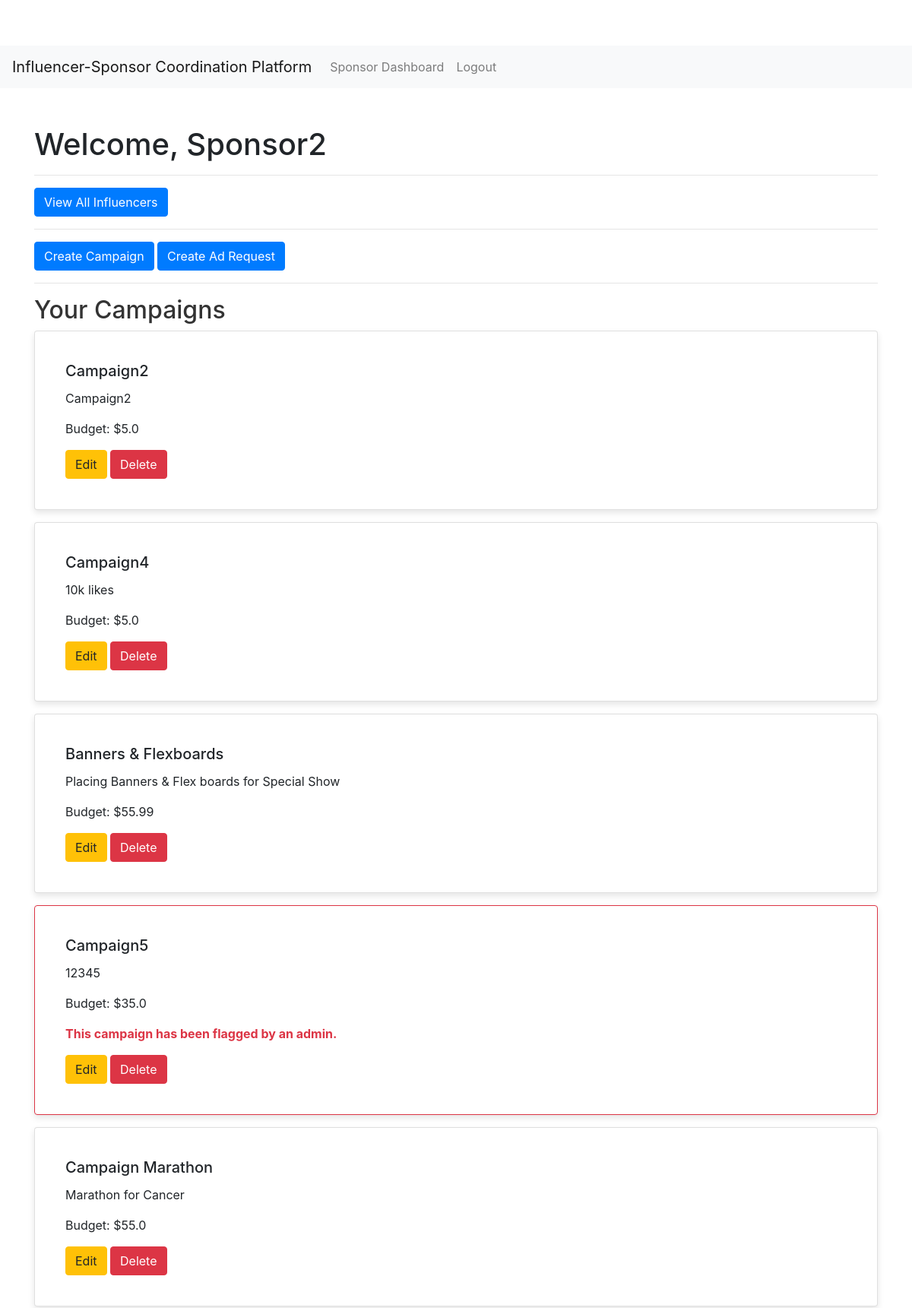
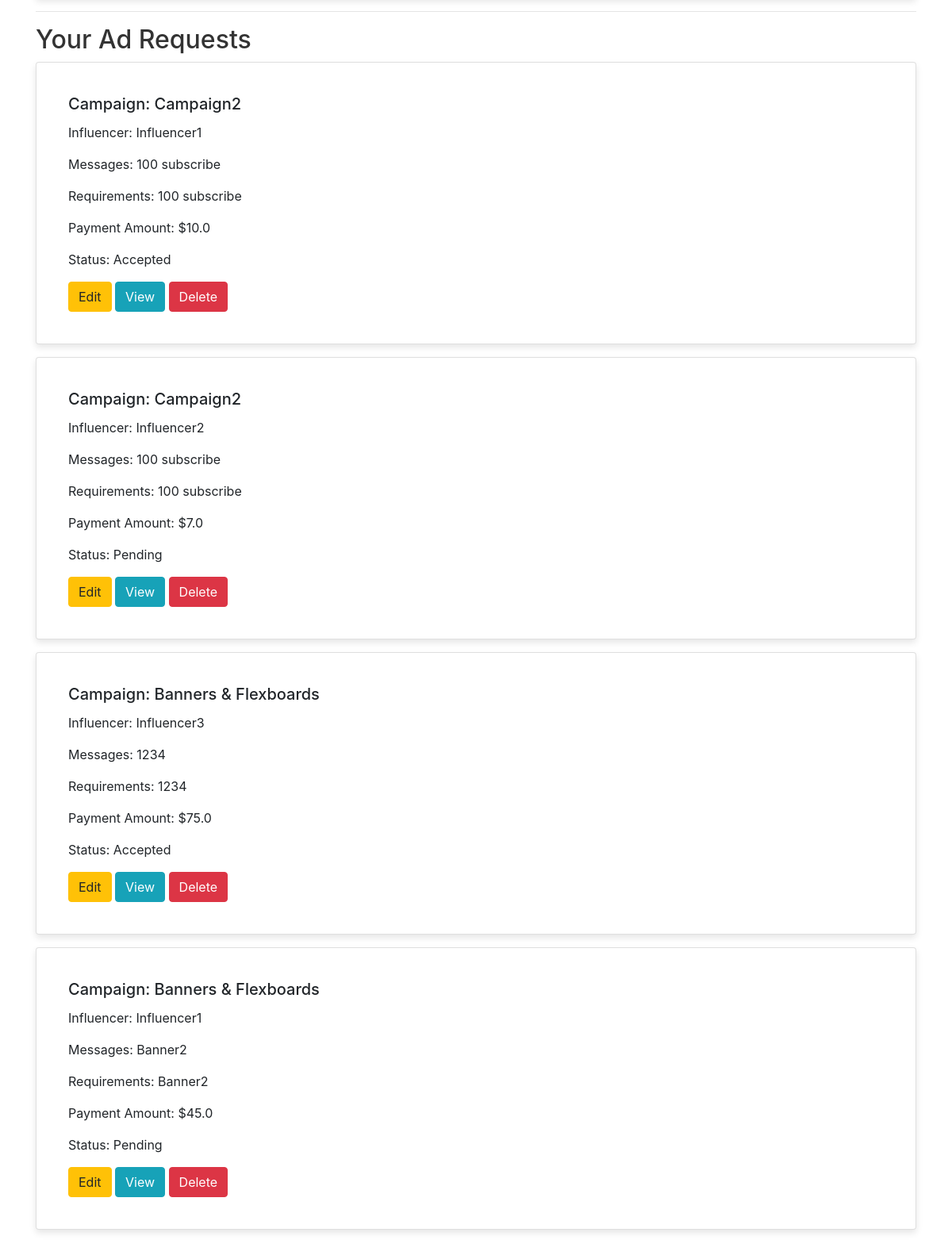
/sponsor/dashboard (signed in, upper part), run on the app's committed database (2 pictures, top to bottom).
### app/models.py (models this page shows, shortened)
class User(db.Model, UserMixin):
    id = db.Column(db.Integer, primary_key=True)
    username = db.Column(db.String(20), unique=True, nullable=False, index=True)
    email = db.Column(db.String(120), unique=True, nullable=False, index=True)
    password = db.Column(db.String(60), nullable=False)
    role = db.Column(db.String(20), nullable=False)  # 'influencer', 'admin', 'sponsor'
    flagged = db.Column(db.Boolean, default=False)
    influencer_profile = db.relationship('InfluencerProfile', backref='user', uselist=False)

class Campaign(db.Model):
    id = db.Column(db.Integer, primary_key=True)
    name = db.Column(db.String(100), nullable=False)
    description = db.Column(db.Text, nullable=False)
    start_date = db.Column(db.DateTime, nullable=False, default=datetime.utcnow)
    end_date = db.Column(db.DateTime, nullable=False)
    budget = db.Column(db.Float, nullable=False)
    visibility = db.Column(db.String(10), nullable=False)  # 'public', 'private'
    goals = db.Column(db.Text, nullable=False)
    sponsor_id = db.Column(db.Integer, db.ForeignKey('user.id'), nullable=False)
    sponsor = db.relationship('User', backref='campaigns')
    flagged = db.Column(db.Boolean, default=False)

class AdRequest(db.Model):
    id = db.Column(db.Integer, primary_key=True)
    campaign_id = db.Column(db.Integer, db.ForeignKey('campaign.id'), nullable=False)
    influencer_id = db.Column(db.Integer, db.ForeignKey('user.id'), nullable=False)
    messages = db.Column(db.Text, nullable=False)
    requirements = db.Column(db.String(50), nullable=False)
    payment_amount = db.Column(db.Float, nullable=False)
    status = db.Column(db.String(15), nullable=False, default='Pending')  # Set default to 'Pending'
    campaign = db.relationship('Campaign', backref='ad_requests')
    influencer = db.relationship('User', backref='ad_requests')                  # Reverse relationship

### app/views/sponsor.py (the view)
@sponsor_bp.route('/dashboard')
@login_required
def dashboard():
    campaigns = Campaign.query.filter_by(sponsor_id=current_user.id).all()
    ad_requests = AdRequest.query.filter(AdRequest.campaign_id.in_(
        [campaign.id for campaign in campaigns])).all()
    flagged = current_user.flagged  # Assuming 'flagged' is a column in the User model
    return render_template('sponsor/dashboard.html', campaigns=campaigns, ad_requests=ad_requests, flagged=flagged)

### app/models.py (called while the page is built)
@login_manager.user_loader
def load_user(user_id):
    return User.query.get(int(user_id))

### app/templates/sponsor/dashboard.html (shortened to what this page needs)
{% extends "layout.html" %}
{% block content %}
<h1>Welcome, {{ current_user.username }}</h1>
<hr>
<a href="{{ url_for('sponsor.view_all_influencers') }}" class="btn btn-primary">View All Influencers</a>
<hr>
<a href="{{ url_for('sponsor.create_campaign') }}" class="btn btn-primary">Create Campaign</a>
<a href="{{ url_for('sponsor.create_ad_request') }}" class="btn btn-primary">Create Ad Request</a>
<hr>
<h2>Your Campaigns</h2>
{% for campaign in campaigns %}
    <div class="card mb-3 {% if campaign.flagged %}border-danger{% endif %}">
        <div class="card-body">
            <h5 class="card-title">{{ campaign.name }}</h5>
            <p class="card-text">{{ campaign.description }}</p>
            <p class="card-text">Budget: ${{ campaign.budget }}</p>
            {% if campaign.flagged %}
                <p class="text-danger"><strong>This campaign has been flagged by an admin.</strong></p>
            {% endif %}
            <a href="{{ url_for('sponsor.edit_campaign', campaign_id=campaign.id) }}" class="btn btn-warning">Edit</a>
            <form action="{{ url_for('sponsor.delete_campaign', campaign_id=campaign.id) }}" method="POST" onsubmit="return confirmDelete()" style="display:inline;">
                <button type="submit" class="btn btn-danger">Delete</button>
            </form>
        </div>
    </div>
{% endfor %}
<hr>
<h2>Your Ad Requests</h2>
{% if ad_requests %}
    {% for ad_request in ad_requests %}
        <div class="card mb-3">
            <div class="card-body">
                <h5 class="card-title">Campaign: {{ ad_request.campaign.name }}</h5>
                <p class="card-text">Influencer: {{ ad_request.influencer.username }}</p>
                <p class="card-text">Messages: {{ ad_request.messages }}</p>
                <p class="card-text">Requirements: {{ ad_request.requirements }}</p>
                <p class="card-text">Payment Amount: ${{ ad_request.payment_amount }}</p>
                <p class="card-text">Status: {{ ad_request.status }}</p>
                <a href="{{ url_for('sponsor.edit_ad_request', ad_request_id=ad_request.id) }}" class="btn btn-warning">Edit</a>
                <a href="{{ url_for('sponsor.view_ad_request', ad_request_id=ad_request.id) }}" class="btn btn-info">View</a>
                <form action="{{ url_for('sponsor.delete_ad_request', ad_request_id=ad_request.id) }}" method="POST" style="display:inline;">
                    <button type="submit" class="btn btn-danger">Delete</button>
                </form>
            </div>
        </div>
    {% endfor %}
{% else %}
    <p>No ad requests found.</p>
{% endif %}
{% endblock %}

### app/static/css/style.css (style rules this page uses)
body { padding-top: 60px; background-color: #f8f9fa; }
.card { border-radius: 8px; box-shadow: 0 4px 8px rgba(0, 0, 0, 0.1); background-color: #ffffff; padding: 20px; }
h2 { font-size: 2rem; font-weight: 500; color: #333; }
.btn { padding: 10px 20px; border-radius: 5px; font-size: 1.1rem; }
.text-danger { margin-top: 5px; }
.btn-primary { background-color: #007bff; border-color: #007bff; }

### data on the page
User: username "Sponsor2"
Campaign: name "Campaign2", description "Campaign2", budget "5.0"
Campaign: name "Campaign4", description "10k likes", budget "5.0"
Campaign: name "Banners & Flexboards", description "Placing Banners & Flex boards for Special Show", budget "55.99"
Campaign: name "Campaign5", description "12345", budget "35.0", shows "This campaign has been flagged by an admin."
Campaign: name "Campaign Marathon", description "Marathon for Cancer", budget "55.0"
AdRequest: campaign.name "Campaign2", influencer.username "Influencer1", messages "100 subscribe", requirements "100 subscribe", payment_amount "10.0", status "Accepted"
AdRequest: campaign.name "Campaign2", influencer.username "Influencer2", messages "100 subscribe", requirements "100 subscribe", payment_amount "7.0", status "Pending"
AdRequest: campaign.name "Banners & Flexboards", influencer.username "Influencer3", messages "1234", requirements "1234", payment_amount "75.0", status "Accepted"
AdRequest: campaign.name "Banners & Flexboards", influencer.username "Influencer1", messages "Banner2", requirements "Banner2", payment_amount "45.0", status "Pending"
